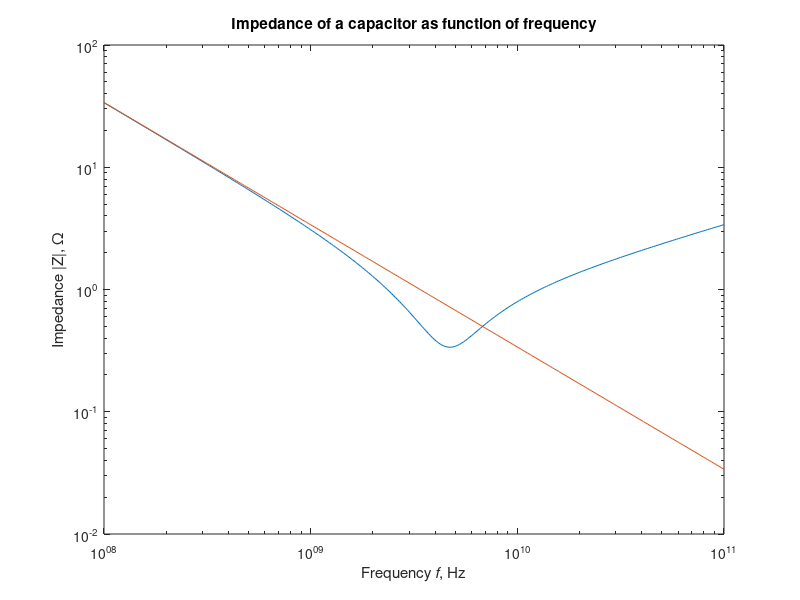

Write the MATLAB code that produced this figure.
%
%   This file generates the graph for Example 1.4
%   "RF impedance response of capacitor" 
% 
%   Copyright (c) 1999 by P.Bretchko and R.Ludwig
%   "RF Circuit Design: Theory and Practice"
%

close all; % close all opened graphs
figure;    % open new graph

sigma_Cu=64.516e6; % define material conductivity
mu=4*pi*1e-7;      % define permeability of free space

% define constants for this example
C=47e-12;    % capacitance in Farads
loss=1e-4;   % series loss tangent
l=0.0125;    % length of leads in meters 
a=2.032e-4;  % radius of leads in meters (AWG 26)

% define frequency range
f_min=100e6;  % lower frequency limit
f_max=100e9;  % upper frequency limit
N=300;        % number of points in the graph
f=f_min*((f_max/f_min).^((0:N)/N)); % compute frequency points on log scale
w=2*pi*f;  

L=2*l/(4*pi*a)*sqrt(mu./(pi*sigma_Cu*f)); % lead inductance
Rs=2*l/(2*a)*sqrt(mu*f/(pi*sigma_Cu));    % lead resistance
Re=1./(w*C*loss);                         % leackage resistance
Z=Rs+j*w.*2.*L+1./(j*w*C+1./Re);          % capacitor impedance     
Z_ideal=1./(j*w*C);                       % ideal capacitor impedance

loglog(f,abs(Z),f,abs(Z_ideal));
title('Impedance of a capacitor as function of frequency');
xlabel('Frequency {\itf}, Hz');
ylabel('Impedance |Z|, {\Omega}');

% print -deps 'fig1_12.eps' % if uncommented -> saves a copy of plot in EPS format


